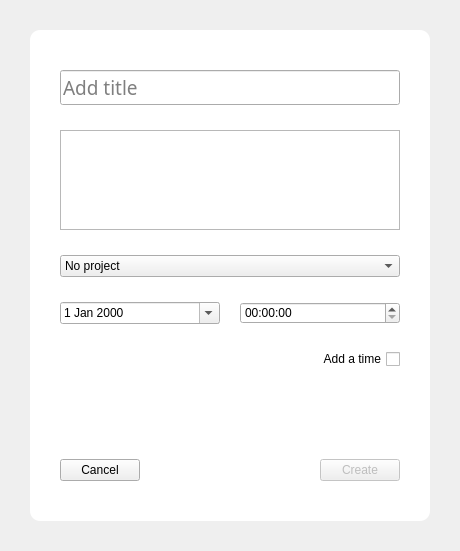
<?xml version="1.0" encoding="UTF-8"?>
<ui version="4.0">
 <class>Dialog</class>
 <widget class="QDialog" name="Dialog">
  <property name="geometry">
   <rect>
    <x>0</x>
    <y>0</y>
    <width>460</width>
    <height>551</height>
   </rect>
  </property>
  <property name="font">
   <font>
    <family>Segoe UI Light</family>
    <pointsize>12</pointsize>
    <weight>3</weight>
    <italic>false</italic>
    <bold>false</bold>
   </font>
  </property>
  <property name="windowTitle">
   <string>Dialog</string>
  </property>
  <property name="styleSheet">
   <string notr="true">font: 25 12pt &quot;Segoe UI Light&quot;;</string>
  </property>
  <layout class="QVBoxLayout" name="verticalLayout">
   <property name="spacing">
    <number>0</number>
   </property>
   <property name="leftMargin">
    <number>30</number>
   </property>
   <property name="topMargin">
    <number>30</number>
   </property>
   <property name="rightMargin">
    <number>30</number>
   </property>
   <property name="bottomMargin">
    <number>30</number>
   </property>
   <item>
    <widget class="QFrame" name="frame">
     <property name="styleSheet">
      <string notr="true">.QFrame {
	background-color: rgb(255, 255, 255);
	border: 0px solid;
	border-radius: 10px;
}</string>
     </property>
     <property name="frameShape">
      <enum>QFrame::StyledPanel</enum>
     </property>
     <property name="frameShadow">
      <enum>QFrame::Raised</enum>
     </property>
     <layout class="QVBoxLayout" name="verticalLayout_2">
      <property name="spacing">
       <number>25</number>
      </property>
      <property name="leftMargin">
       <number>30</number>
      </property>
      <property name="topMargin">
       <number>40</number>
      </property>
      <property name="rightMargin">
       <number>30</number>
      </property>
      <property name="bottomMargin">
       <number>40</number>
      </property>
      <item>
       <widget class="QLineEdit" name="title_edit">
        <property name="font">
         <font>
          <family>Segoe UI Semibold</family>
          <pointsize>14</pointsize>
          <weight>7</weight>
          <italic>false</italic>
          <bold>false</bold>
         </font>
        </property>
        <property name="styleSheet">
         <string notr="true">font: 63 14pt &quot;Segoe UI Semibold&quot;;</string>
        </property>
        <property name="placeholderText">
         <string>Add title</string>
        </property>
       </widget>
      </item>
      <item>
       <widget class="QTextEdit" name="description_edit">
        <property name="minimumSize">
         <size>
          <width>0</width>
          <height>0</height>
         </size>
        </property>
        <property name="maximumSize">
         <size>
          <width>16777215</width>
          <height>100</height>
         </size>
        </property>
        <property name="font">
         <font>
          <family>Segoe UI Light</family>
          <pointsize>12</pointsize>
          <weight>3</weight>
          <italic>false</italic>
          <bold>false</bold>
         </font>
        </property>
        <property name="focusPolicy">
         <enum>Qt::WheelFocus</enum>
        </property>
        <property name="tabChangesFocus">
         <bool>true</bool>
        </property>
       </widget>
      </item>
      <item>
       <widget class="QComboBox" name="projects_combo">
        <item>
         <property name="text">
          <string>No project</string>
         </property>
        </item>
       </widget>
      </item>
      <item>
       <widget class="QWidget" name="widget" native="true">
        <layout class="QGridLayout" name="gridLayout_3">
         <property name="leftMargin">
          <number>0</number>
         </property>
         <property name="topMargin">
          <number>0</number>
         </property>
         <property name="rightMargin">
          <number>0</number>
         </property>
         <property name="bottomMargin">
          <number>0</number>
         </property>
         <property name="horizontalSpacing">
          <number>20</number>
         </property>
         <item row="0" column="0">
          <widget class="QDateEdit" name="date_picker">
           <property name="calendarPopup">
            <bool>true</bool>
           </property>
          </widget>
         </item>
         <item row="0" column="1">
          <widget class="QTimeEdit" name="time_picker">
           <property name="enabled">
            <bool>true</bool>
           </property>
          </widget>
         </item>
        </layout>
       </widget>
      </item>
      <item>
       <widget class="QCheckBox" name="enable_time_check">
        <property name="layoutDirection">
         <enum>Qt::RightToLeft</enum>
        </property>
        <property name="text">
         <string>Add a time</string>
        </property>
       </widget>
      </item>
      <item>
       <spacer name="verticalSpacer">
        <property name="orientation">
         <enum>Qt::Vertical</enum>
        </property>
        <property name="sizeHint" stdset="0">
         <size>
          <width>20</width>
          <height>50</height>
         </size>
        </property>
       </spacer>
      </item>
      <item>
       <layout class="QHBoxLayout" name="horizontalLayout_4">
        <item>
         <widget class="QPushButton" name="cancel_btn">
          <property name="text">
           <string>Cancel</string>
          </property>
          <property name="autoDefault">
           <bool>false</bool>
          </property>
         </widget>
        </item>
        <item>
         <spacer name="horizontalSpacer_2">
          <property name="orientation">
           <enum>Qt::Horizontal</enum>
          </property>
          <property name="sizeHint" stdset="0">
           <size>
            <width>40</width>
            <height>20</height>
           </size>
          </property>
         </spacer>
        </item>
        <item>
         <widget class="QPushButton" name="create_btn">
          <property name="enabled">
           <bool>false</bool>
          </property>
          <property name="text">
           <string>Create</string>
          </property>
          <property name="flat">
           <bool>false</bool>
          </property>
         </widget>
        </item>
       </layout>
      </item>
     </layout>
    </widget>
   </item>
  </layout>
 </widget>
 <resources/>
 <connections/>
</ui>
